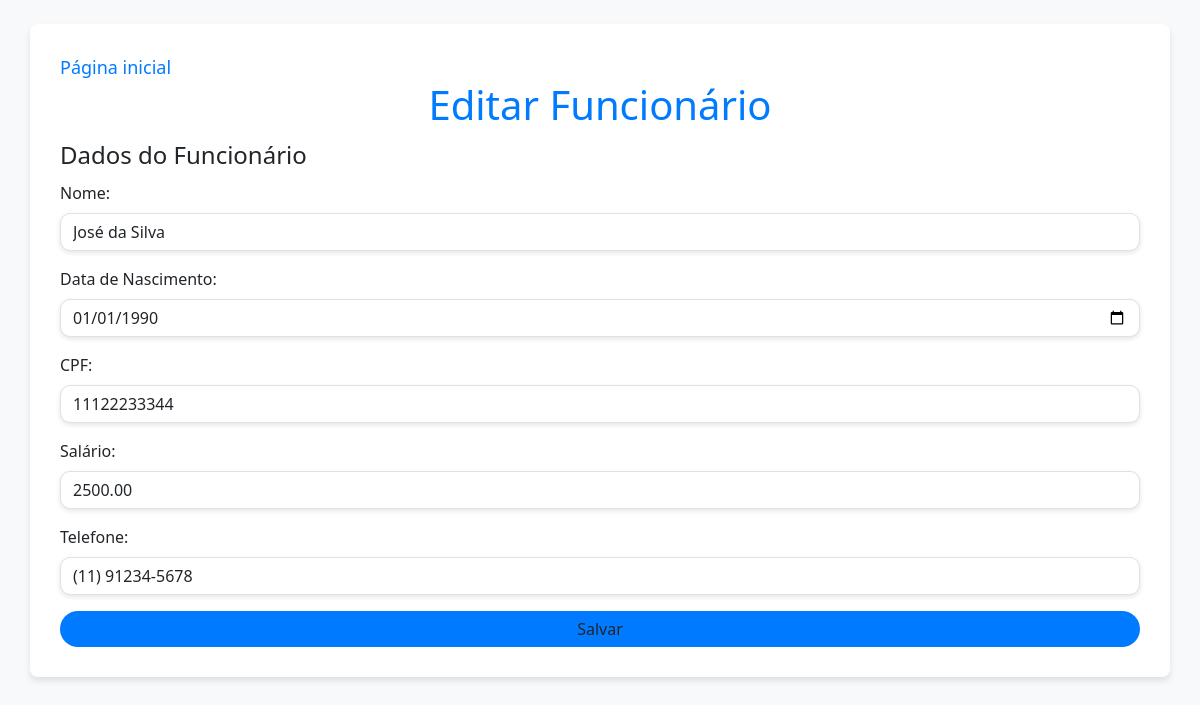
The app's page /funcionario.php?id=1 (signed in) with its own data.
### tables this page shows
CREATE TABLE IF NOT EXISTS `funcionario` (
  `idfuncionario` INT NOT NULL AUTO_INCREMENT,
  `nome` VARCHAR(100) NOT NULL,
  `cpf` VARCHAR(45) NOT NULL,
  `salario` DECIMAL(10,2) NOT NULL,
  `data_de_nascimento` DATE NOT NULL,
  `telefone` VARCHAR(45) NOT NULL,
  PRIMARY KEY (`idfuncionario`));

### public/funcionario.php (the view, shortened to what this page needs)
<?php
require_once "../controle/conexao.php";
if (isset($_GET['id'])) {
    $id = $_GET['id'];
    $sql = "SELECT * FROM funcionario WHERE idfuncionario = $id";
    $resultado = mysqli_query($conexao, $sql);
    if ($linha = mysqli_fetch_array($resultado)) {
        $nome = $linha['nome'];
        $cpf = $linha['cpf'];
        $telefone = $linha['telefone'];
        $data_de_nascimento = $linha['data_de_nascimento'];
        $salario = $linha['salario'];
        $botao = "Salvar";
    }
}
?>
<!DOCTYPE html>
<html lang="pt-br">
<head>
    <link href="https://cdn.jsdelivr.net/npm/bootstrap@5.3.3/dist/css/bootstrap.min.css" rel="stylesheet">
</head>
<body>
    <div class="container mt-4">
        <a href="home.php" class="btn-back"><i class="fas fa-home"></i> Página inicial</a>
        <h1><?php echo ($id > 0) ? "Editar" : "Cadastrar"; ?> Funcionário</h1>
        <form action="../controle/funcionario.php" method="POST">
            <fieldset>
                <legend>Dados do Funcionário</legend>
                <div class="mb-3">
                    <label for="nome" class="form-label">Nome:</label>
                    <input type="text" class="form-control" id="nome" name="nome" placeholder="Nome do Funcionário" value="<?php echo $nome; ?>" required>
                </div>
                <div class="mb-3">
                    <label for="data_de_nascimento" class="form-label">Data de Nascimento:</label>
                    <input type="date" class="form-control" id="data_de_nascimento" name="data_de_nascimento" value="<?php echo $data_de_nascimento; ?>" required>
                </div>
                <div class="mb-3">
                    <label for="cpf" class="form-label">CPF:</label>
                    <input type="text" class="form-control" id="cpf" name="cpf" placeholder="CPF" value="<?php echo $cpf; ?>" required>
                </div>
                <div class="mb-3">
                    <label for="salario" class="form-label">Salário:</label>
                    <input type="text" class="form-control" id="salario" name="salario" placeholder="Salário" value="<?php echo $salario; ?>" required>
                </div>
                <div class="mb-3">
                    <label for="telefone" class="form-label">Telefone:</label>
                    <input type="text" class="form-control" id="telefone" name="telefone" placeholder="Telefone" value="<?php echo $telefone; ?>" required>
                </div>
            </fieldset>
            <button type="submit" class="btn btn-submit"><?php echo $botao; ?></button>
        </form>
    </div>
</body>
</html>

### public/funcionario.php (style rules this page uses)
body { background-color: #f8f9fa; }
.container { background-color: white; padding: 30px; border-radius: 8px; box-shadow: 0 4px 6px rgba(0, 0, 0, 0.1); }
.form-control, .form-select { border-radius: 10px; box-shadow: 0 2px 5px rgba(0, 0, 0, 0.1); }
.btn-submit { background-color: #007bff; border: none; border-radius: 25px; width: 100%; }
h1 { color: #007bff; text-align: center; }
.btn-back { color: #007bff; font-size: 18px; text-decoration: none; margin-bottom: 20px; }

### records on screen
funcionario: nome "José da Silva", data_de_nascimento "01/01/1990", cpf "11122233344", salario "2500.00", telefone "(11) 91234-5678"

### other values on screen
$botao "Salvar"
